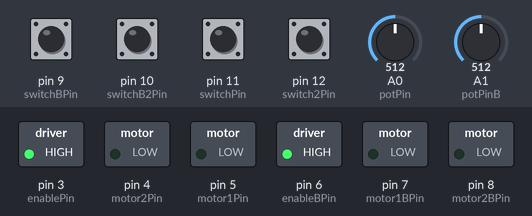
Bench run of a sketch on a simulated Arduino Uno, built with avr-gcc and run on an emulated ATmega328P. Parts: switched loads named in the sketch (green lamp = pin HIGH). The inputs (shaded band) are chosen by the test bench; at power-on: pin 9 (switchBPin), pin 10 (switchB2Pin), pin 11 (switchPin), pin 12 (switch2Pin) HIGH, A0 (potPin) = 512, A1 (potPinB) = 512.

Above: at 1.2 s.
1.3 s: pin 9 (switchBPin) pulled LOW for 0.15 s
At 1.9 s:
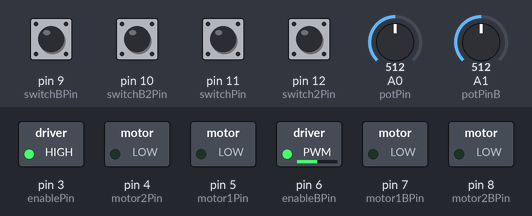
2.9 s: pin 10 (switchB2Pin) pulled LOW for 0.15 s
At 2.97 s:
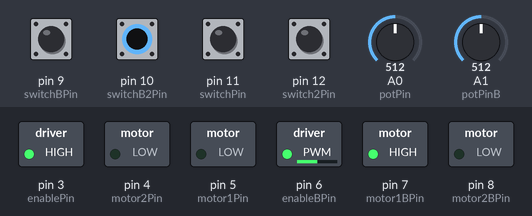
4.5 s: pin 11 (switchPin) pulled LOW for 0.15 s
At 5.5 s:
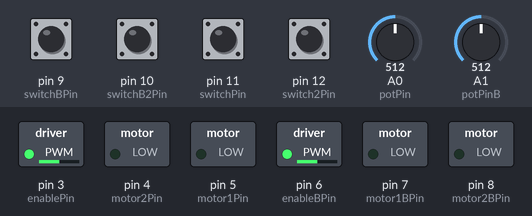
6.1 s: pin 12 (switch2Pin) pulled LOW for 0.15 s
At 6.17 s:
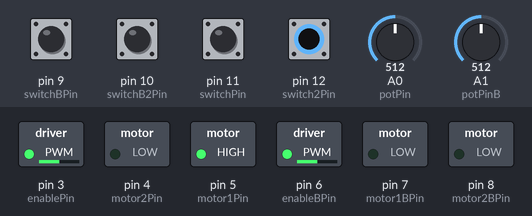
7.7 s: pin 9 (switchBPin) pulled LOW for 1 s
At 8.4 s:
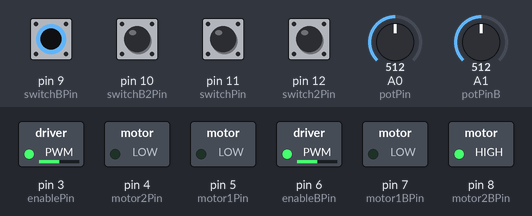
10.2 s: pin 10 (switchB2Pin) pulled LOW for 1 s
At 11.0 s:
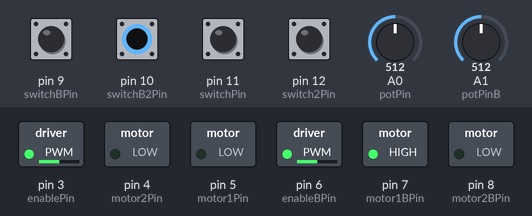
Timing chart, 0 to 13.2 s (numbered marks = the images above; inputs shaded):
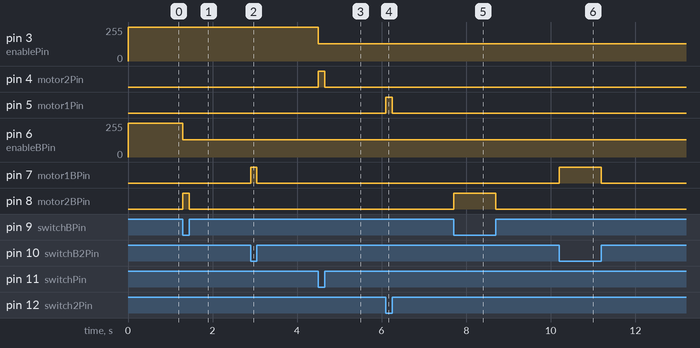

Measured:
- after the input at 1.3 s, pin 6 (enableBPin): 255/255 → 128/255 at once; pin 8 (motor2BPin): LOW → HIGH at once, → LOW 0.15 s later
- after the input at 2.9 s, pin 7 (motor1BPin): LOW → HIGH at once, → LOW 0.15 s later
- after the input at 4.5 s, pin 3 (enablePin): 255/255 → 128/255 at once; pin 4 (motor2Pin): LOW → HIGH at once, → LOW 0.15 s later
- after the input at 6.1 s, pin 5 (motor1Pin): LOW → HIGH at once, → LOW 0.15 s later
- after the input at 7.7 s, pin 8 (motor2BPin): LOW → HIGH at once, → LOW 1.0 s later
- after the input at 10.2 s, pin 7 (motor1BPin): LOW → HIGH at once, → LOW 1.0 s later

The sketch:

craneInOutLR.ino
```cpp
const int switchPin = 11;    // Left Right
const int switch2Pin = 12;
const int motor1Pin = 5;
const int motor2Pin = 4;
const int enablePin = 3;
int potPin = A0;
int motorSpeed = 0;

const int switchBPin = 9;    // IN OUT
const int switchB2Pin = 10;
const int motor1BPin = 7;
const int motor2BPin = 8;
const int enableBPin = 6;
int potPinB = A1;
int motorSpeedB = 0;


void setup() {
  // set the switch as an input:
  pinMode(switchPin, INPUT_PULLUP);
  pinMode(switch2Pin, INPUT_PULLUP);

  // set all the other pins you're using as outputs:
  pinMode(motor1Pin, OUTPUT);
  pinMode(motor2Pin, OUTPUT);
  pinMode(enablePin, OUTPUT);

  // set the switch as an input:
  pinMode(switchBPin, INPUT_PULLUP);
  pinMode(switchB2Pin, INPUT_PULLUP);

  // set all the other pins you're using as outputs:
  pinMode(motor1BPin, OUTPUT);
  pinMode(motor2BPin, OUTPUT);
  pinMode(enableBPin, OUTPUT);


  // set enablePin high so that motor can turn on:
  digitalWrite(enablePin, HIGH);
  digitalWrite(enableBPin, HIGH);
}

void loop() {
  // if the switch is high, motor will turn on one direction:
  if (digitalRead(switchPin) == LOW) {
    digitalWrite(motor1Pin, LOW);   // set leg 1 of the H-bridge low
    digitalWrite(motor2Pin, HIGH);  // set leg 2 of the H-bridge high
    motorSpeed = analogRead(potPin) / 4;
    analogWrite(enablePin, motorSpeed);
  }
  // if the switch is high, motor will turn on one direction:
  else if (digitalRead(switch2Pin) == LOW) {
    digitalWrite(motor1Pin, HIGH);   // set leg 1 of the H-bridge low
    digitalWrite(motor2Pin, LOW);  // set leg 2 of the H-bridge high
    motorSpeed = analogRead(potPin) / 4;
    analogWrite(enablePin, motorSpeed);
  }
  // if the switch is low, motor will turn in the other direction:
  else {
    digitalWrite(motor1Pin, LOW);  // set leg 1 of the H-bridge high
    digitalWrite(motor2Pin, LOW);   // set leg 2 of the H-bridge low

  }

  // if the switch is high, motor will turn on one direction:
  if (digitalRead(switchBPin) == LOW) {
    digitalWrite(motor1BPin, LOW);   // set leg 1 of the H-bridge low
    digitalWrite(motor2BPin, HIGH);  // set leg 2 of the H-bridge high
    motorSpeedB = analogRead(potPinB) / 4;
    analogWrite(enableBPin, motorSpeedB);
  }
  // if the switch is high, motor will turn on one direction:
  else if (digitalRead(switchB2Pin) == LOW) {
    digitalWrite(motor1BPin, HIGH);   // set leg 1 of the H-bridge low
    digitalWrite(motor2BPin, LOW);  // set leg 2 of the H-bridge high
    motorSpeedB = analogRead(potPinB) / 4;
    analogWrite(enableBPin, motorSpeedB);
  }
  // if the switch is low, motor will turn in the other direction:
  else {
    digitalWrite(motor1BPin, LOW);  // set leg 1 of the H-bridge high
    digitalWrite(motor2BPin, LOW);   // set leg 2 of the H-bridge low

  }
}
```
